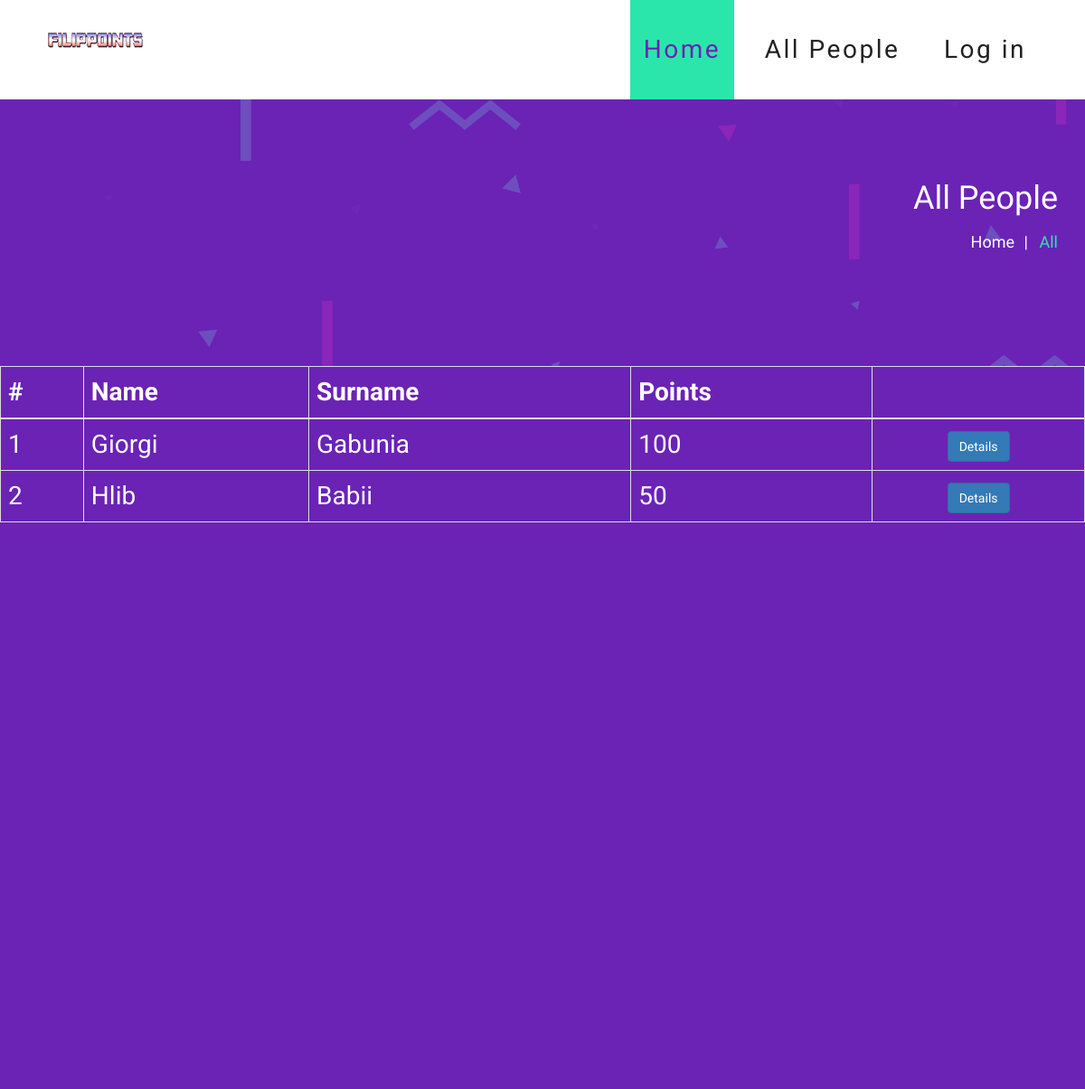
Before: /all/ with the older database file.
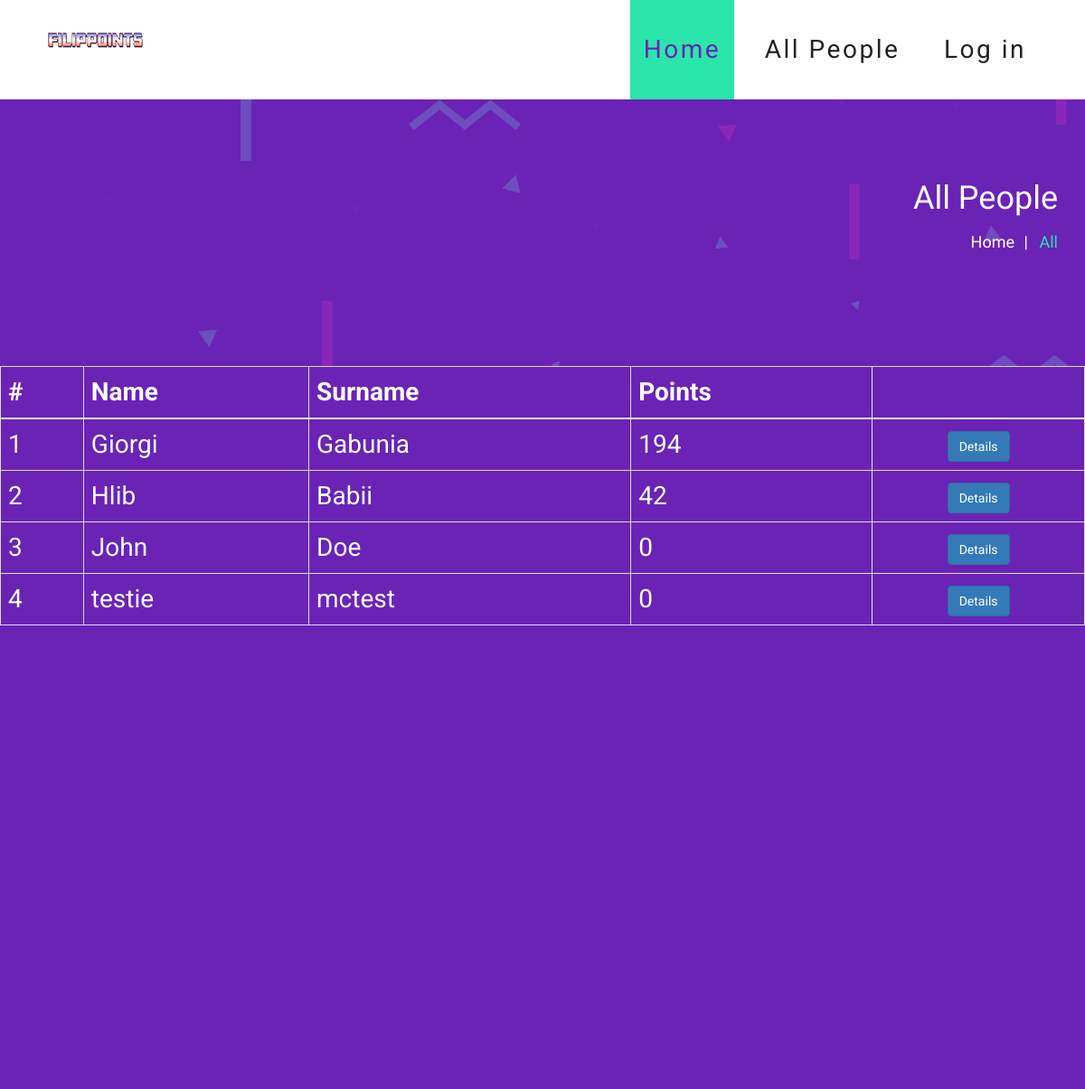
After: the same page with the newer database file.
### fp_app/models.py (models this page shows, shortened)
class Person(models.Model):
    first_name = models.CharField(max_length = 256)
    last_name = models.CharField(max_length = 256, blank = True)
    points = models.IntegerField(default = 0)
    last_update = models.DateTimeField(default = datetime.now)

### fp_app/views.py (the view)
# urls.py: path('all/', views.PersonList.as_view(), name = 'all'),
class PersonList(ListView):
    model = models.Person
    ordering = ['-points']

### fp_app/templates/fp_app/person_list.html (shortened to what this page needs)
{% extends "base.html" %}
{% block content %}
	<div class="page-top-section">
		<div class="overlay"></div>
		<div class="container text-right">
			<div class="page-info">
				<h2>All People</h2>
				<div class="page-links">
					<a href="/">Home</a>
					<span>All</span>
				</div>
			</div>
		</div>
	</div>
  <div class="about-contant my-container with-bg">
    <div class="container-fluid">
      <div class="row">
        <table class="table table-bordered table-responsive index-table">
          <thead>
            <tr>
							<th>#</th>
              <th>Name</th>
              <th>Surname</th>
              <th>Points</th>
              <th></th>
            </tr>
          </thead>
          <tbody>
            {% for person in person_list %}
              <tr>
								<td>{{forloop.counter}}</td>
                <td>{{person.first_name}}</td>
                <td>{{person.last_name}}</td>
                <td>{{person.points}}</td>
                <td class="text-center">
                    <a class="btn btn-primary" href="{% url 'filip_points:details' pk=person.pk %}">Details</a>
                </td>
              </tr>
            {% endfor %}
          </tbody>
        </table>
      </div>
    </div>
  </div>
{% endblock content %}

Changed rows visible on the page:
changed Person "Giorgi": points "100" → "194"
changed Person "Hlib": points "50" → "42"
added Person: first_name "John", last_name "Doe", points "0"
added Person: first_name "testie", last_name "mctest", points "0"
